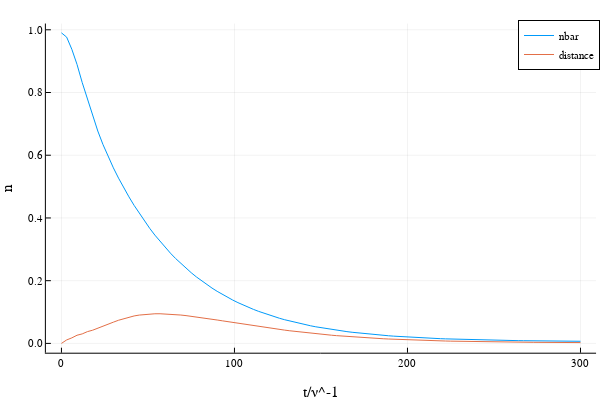

Notebook source saved alongside this figure:
### Code cell
plot(yticks=0:0.2:1,xlabel="t/ν^-1",ylabel="n")
plot!(0:ttot1/100:ttot1,plt1[1],label="nbar");plot!(0:ttot1/100:ttot1,plt1[2],label="distance")
